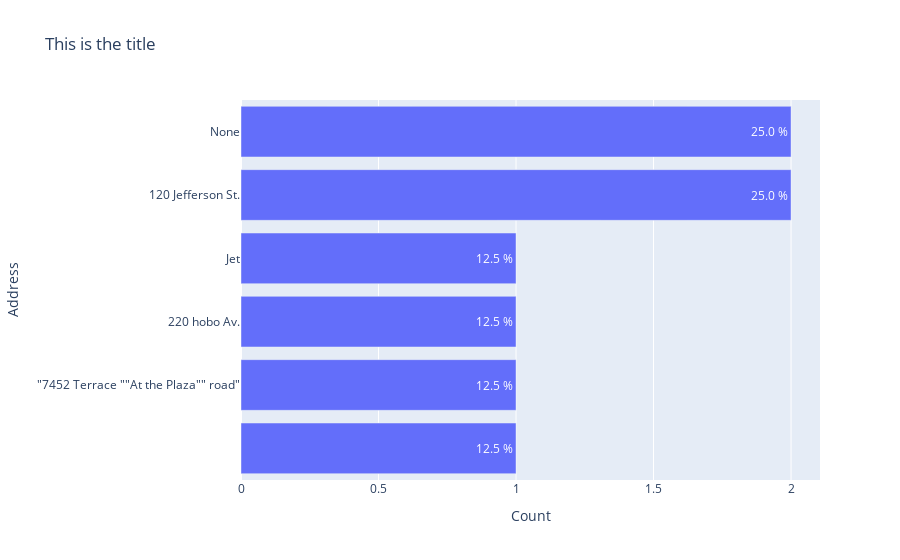

Notebook source saved alongside this figure:
### Code cell
from data_analyse import histogram
histogram(df, "Address", 'This is the title')

### Figure 1 — Plotly figure (JSON) as saved in the notebook; plotly's stock layout.template omitted (floating-point values rounded to 4 significant figures)
{"data": [{"alignmentgroup": "True", "hovertemplate": "Count=%{x}<br>Address=%{y}<br>Percent=%{text}<extra></extra>", "legendgroup": "", "marker": {"color": "#636efa", "pattern": {"shape": ""}}, "name": "", "offsetgroup": "", "orientation": "h", "showlegend": false, "text": ["12.5 %", "12.5 %", "12.5 %", "12.5 %", "25.0 %", "25.0 %"], "textposition": "auto", "type": "bar", "x": [1, 1, 1, 1, 2, 2], "xaxis": "x", "y": ["", "\"7452 Terrace \"\"At the Plaza\"\" road\"", "220 hobo Av.", "Jet", "120 Jefferson St.", "None"], "yaxis": "y"}], "layout": {"barmode": "relative", "legend": {"tracegroupgap": 0}, "title": {"text": "This is the title"}, "xaxis": {"anchor": "y", "domain": [0, 1], "title": {"text": "Count"}}, "yaxis": {"anchor": "x", "domain": [0, 1], "title": {"text": "Address"}}}}
